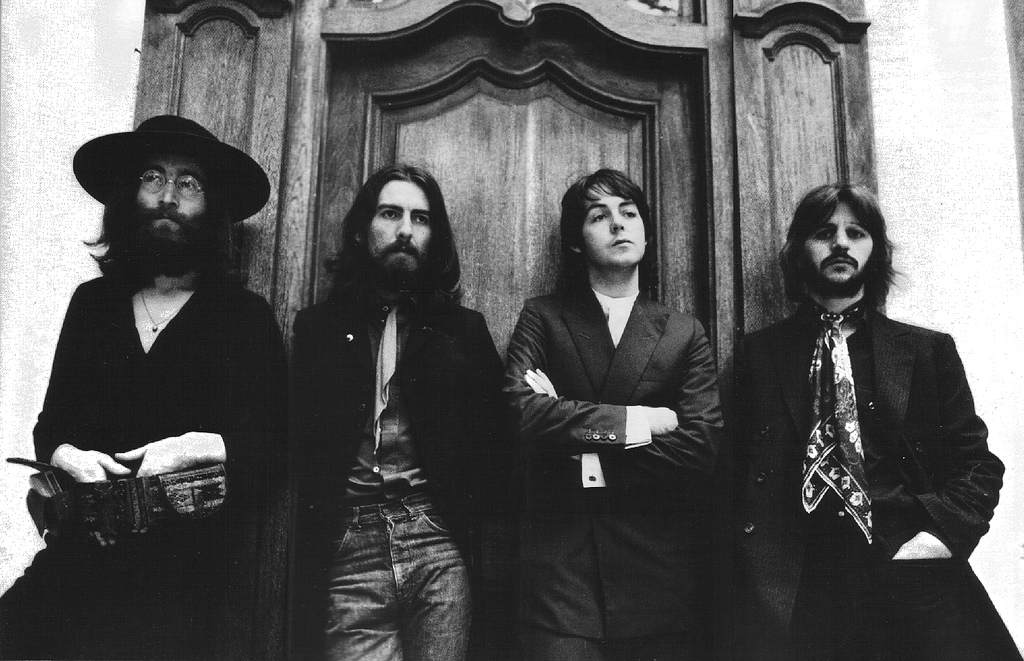
#> input picture ch3/beatles.jpg, 1024 x 661 px
$ python ch3_1.py
#> lines starting #> are read from the running program, lines starting #| are printed output that depends on the picture; after the words box and inside, x2 and y2 are one past the last pixel; in counts of white or black regions, pixels touching at a corner belong together; pictures that were not available may be replaced by others from this repository, and a replacement may not be noted
#-*- coding: utf-8 -*-
import matplotlib.delaunay as md
import numpy as np
from scipy import ndimage
from pylab import *
from PIL import Image

# [5 lines left out: function normalize, not called in this run]

def make_homog(points):
	#将点集（dim X n的数组）转化为齐次做标表示
	return vstack((points,ones((1,points.shape[1]))))

# [31 lines left out: function H_from_points, not called in this run]

def Haffine_from_points(fp,tp):
	#Find H, affine transformation, such that tp is affine transf of fp. """
	if fp.shape != tp.shape:
		raise RuntimeError('number of points do not match')
	# condition points
	# --from points--
	m = mean(fp[:2], axis=1)
	maxstd = max(std(fp[:2], axis=1)) + 1e-9
	C1 = diag([1/maxstd, 1/maxstd, 1])
	C1[0][2] = -m[0]/maxstd
	C1[1][2] = -m[1]/maxstd
	fp_cond = dot(C1,fp)
	# --to points--
	m = mean(tp[:2], axis=1)
	C2 = C1.copy() #must use same scaling for both point sets
	C2[0][2] = -m[0]/maxstd
	C2[1][2] = -m[1]/maxstd
	tp_cond = dot(C2,tp)
	# conditioned points have mean zero, so translation is zero
	A = concatenate((fp_cond[:2],tp_cond[:2]), axis=0)
	U,S,V = linalg.svd(A.T)
	# create B and C matrices as Hartley-Zisserman (2:nd ed) p 130.
	tmp = V[:2].T
	B = tmp[:2]
	C = tmp[2:4]
	tmp2 = concatenate((dot(C,linalg.pinv(B)),zeros((2,1))), axis=1)
	H = vstack((tmp2,[0,0,1]))

	# decondition
	H = dot(linalg.inv(C2),dot(H,C1))
	return H / H[2,2]

def image_in_image(im1,im2,tp):
	#使用仿射变换将im1放置在im2上，使im1图像的角和tp尽可能的靠近，tp是齐此表示的，并且是按照从左上角逆时针计算的
	#扭曲的点
	m,n = im1.shape[:2]
	fp = array([[0,m,m,0],[0,0,n,n],[1,1,1,1]])

	#计算仿射变换，并且将其应用于图像im1
	H = Haffine_from_points(tp,fp)
	im1_t = ndimage.affine_transform(im1,H[:2,:2],(H[0,2],H[1,2]),im2.shape[:2])
	alpha = (im1_t>0)

	return (1-alpha)*im2 + alpha*im1_t

def alpha_for_triangle(points,m,n):
	# Creates alpha map of size (m,n) for a triangle with corners defined by points (given in normalized homogeneous coordinates).
	alpha = zeros((m,n))
	for i in range(min(points[0]),max(points[0])):
		for j in range(min(points[1]),max(points[1])):
			x = linalg.solve(points,[i,j,1])
			if min(x) > 0: #all coefficients positive
				alpha[i,j] = 1
	return alpha

# [24 lines left out: functions triangulate_points, pw_affine, not called in this run]

im1 = array(Image.open('beatles.jpg').convert('L'))
im2 = array(Image.open('billboard_for_rent.jpg').convert('L'))
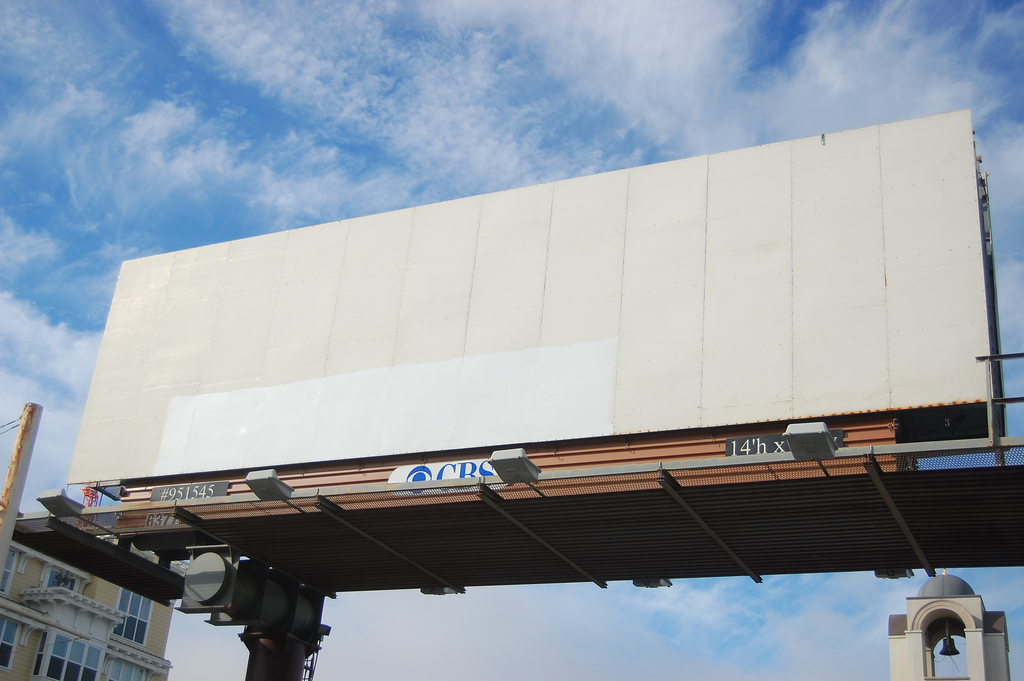
#> input picture ch3/2317982570_63c8762ced_b.jpg, 1024 x 681 px, given in place of billboard_for_rent.jpg, which was not available
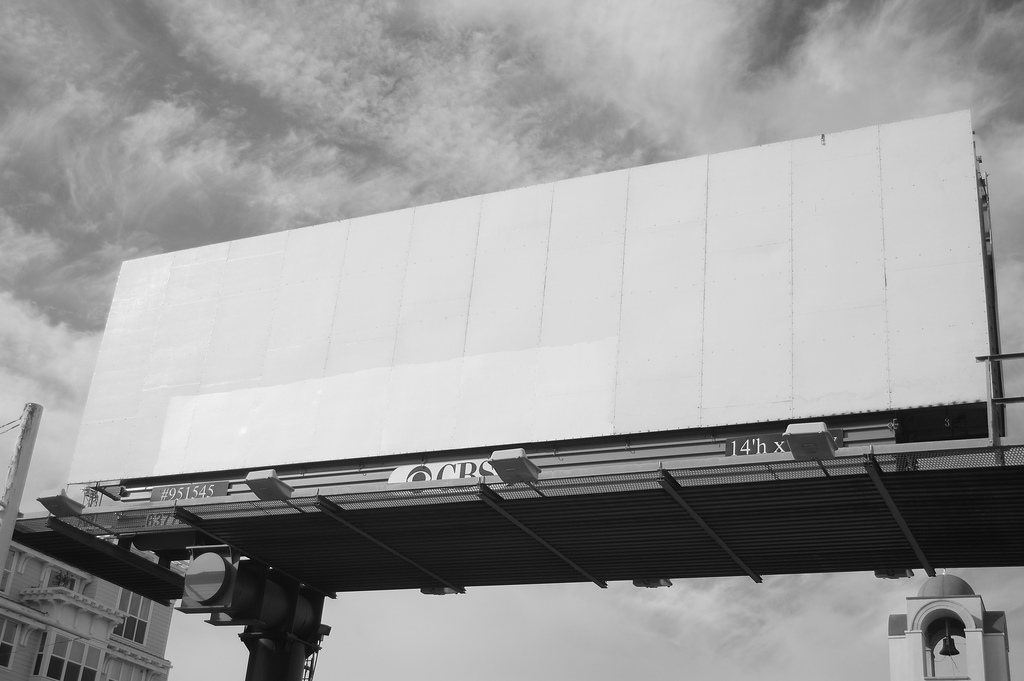
#> im2: shape (681, 1024); min 0, max 254, mean 155.3
# set to points
tp = array([[120,260,260,120],[16,16,305,305],[1,1,1,1]])
#tp = array([[675,826,826,677],[55,52,281,277],[1,1,1,1]])
im3 = image_in_image(im1,im2,tp)
#> in image_in_image, `im1_t = ndimage.affine_transform(im1,H[:2,:2],(H[0,2],H[1,2]),im2.shap..`:
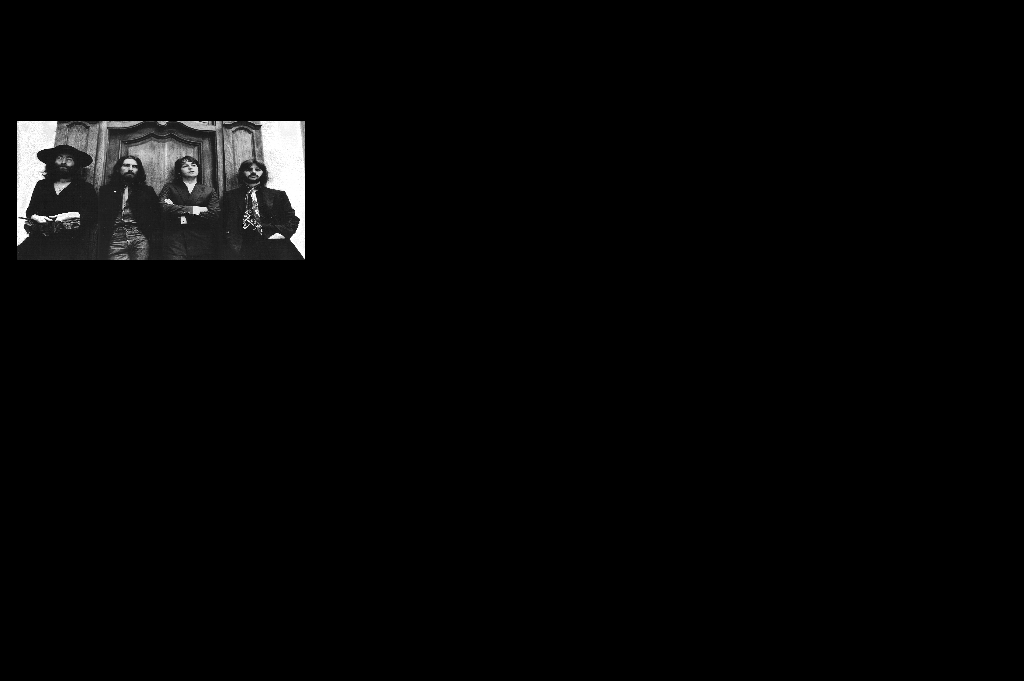
#> im1_t: shape (681, 1024); min 0, max 255, mean 5.3
#> in image_in_image, `alpha = (im1_t>0)`:
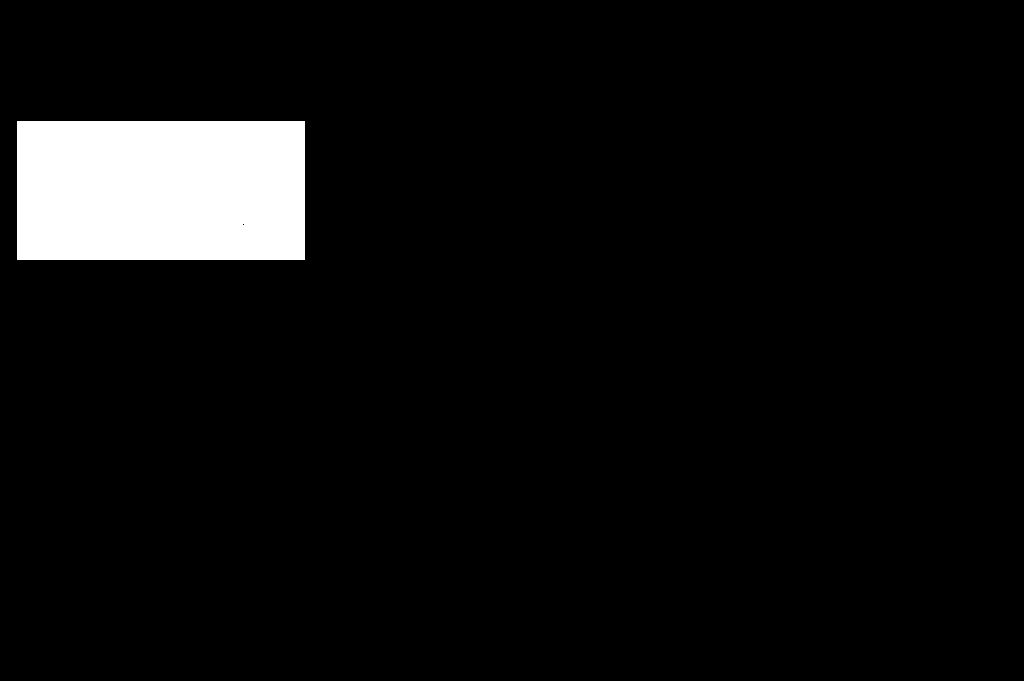
#> alpha: shape (681, 1024) bool; 5.7% white; 1 white region, box (x1, y1, x2, y2) and area: (17, 121, 305, 260) 40031
#> in image_in_image, `return (1-alpha)*im2 + alpha*im1_t`:
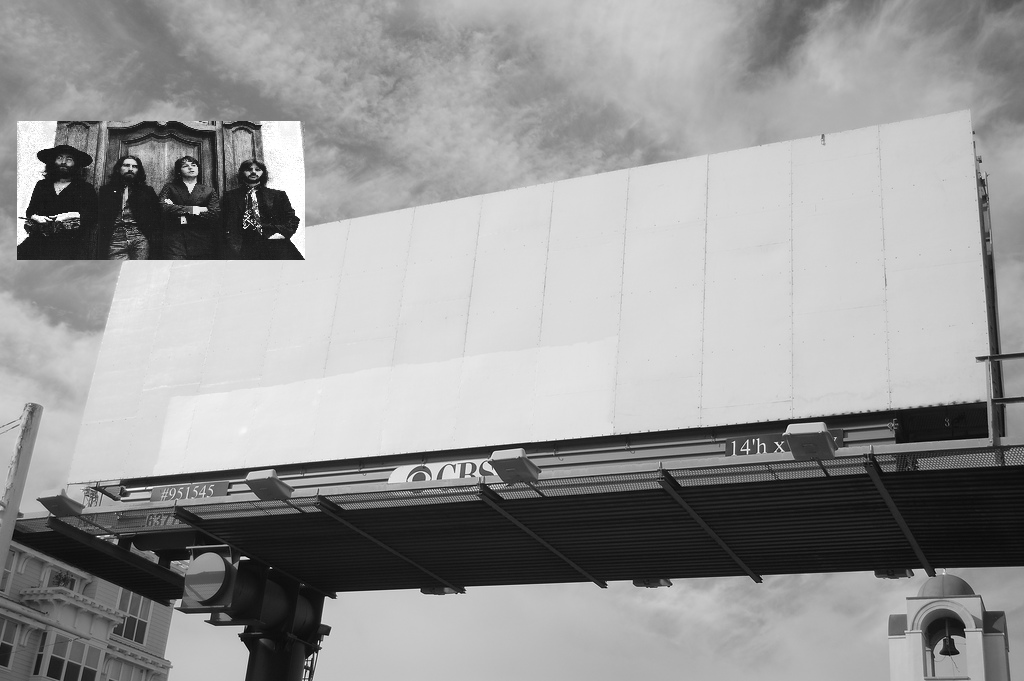
#> returned value: shape (681, 1024) int64; min 0, max 255, mean 151.6
figure()
gray()
subplot(141)
axis('off')
imshow(im1)
subplot(142)
axis('off')
imshow(im2)
subplot(143)
axis('off')
imshow(im3)

# set from points to corners of im1
m,n = im1.shape[:2]
#> m = 661; n = 1024
fp = array([[0,m,m,0],[0,0,n,n],[1,1,1,1]])
# first triangle
tp2 = tp[:,:3]
fp2 = fp[:,:3]
#> fp2 = [[0, 661, 661], [0, 0, 1024], [1, 1, 1]]
# compute H
H = Haffine_from_points(tp2,fp2)
im1_t = ndimage.affine_transform(im1,H[:2,:2],
		(H[0,2],H[1,2]),im2.shape[:2])
# alpha for triangle
alpha = alpha_for_triangle(tp2,im2.shape[0],im2.shape[1])
im3 = (1-alpha)*im2 + alpha*im1_t
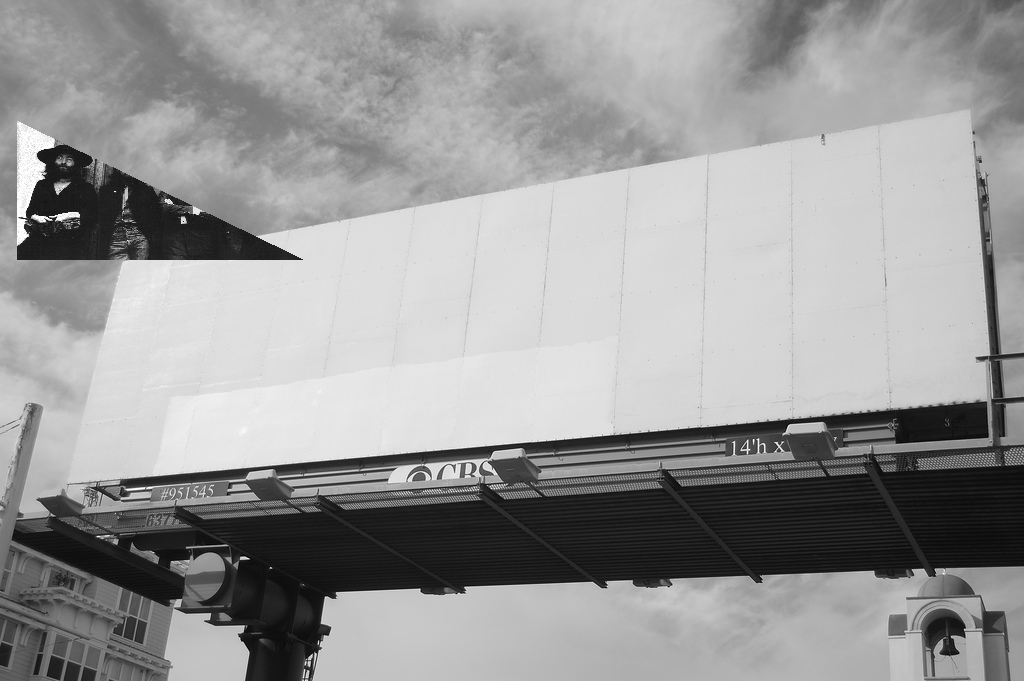
#> im3: shape (681, 1024) float64; min 0, max 255, mean 152.8
# second triangle
tp2 = tp[:,[0,2,3]]
fp2 = fp[:,[0,2,3]]
# compute H
H = Haffine_from_points(tp2,fp2)
im1_t = ndimage.affine_transform(im1,H[:2,:2],
		(H[0,2],H[1,2]),im2.shape[:2])
# alpha for triangle
alpha = alpha_for_triangle(tp2,im2.shape[0],im2.shape[1])
im4 = (1-alpha)*im3 + alpha*im1_t
subplot(144)
imshow(im4)
axis('off')
show()
